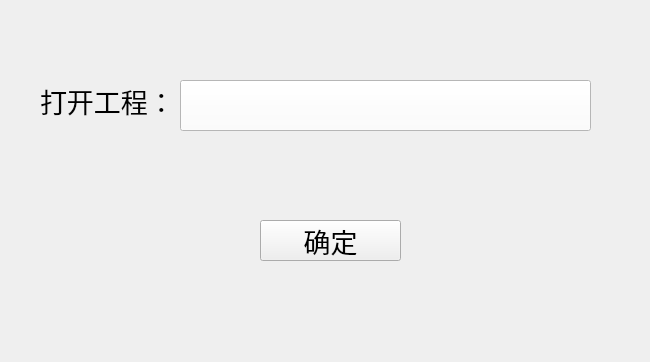
<?xml version="1.0" encoding="UTF-8"?>
<ui version="4.0">
 <class>Dialog</class>
 <widget class="QDialog" name="Dialog">
  <property name="geometry">
   <rect>
    <x>0</x>
    <y>0</y>
    <width>650</width>
    <height>362</height>
   </rect>
  </property>
  <property name="windowTitle">
   <string>Dialog</string>
  </property>
  <widget class="QLabel" name="label">
   <property name="geometry">
    <rect>
     <x>40</x>
     <y>70</y>
     <width>251</width>
     <height>61</height>
    </rect>
   </property>
   <property name="font">
    <font>
     <pointsize>20</pointsize>
    </font>
   </property>
   <property name="text">
    <string>打开工程：</string>
   </property>
  </widget>
  <widget class="QPushButton" name="applyButton">
   <property name="geometry">
    <rect>
     <x>260</x>
     <y>220</y>
     <width>141</width>
     <height>41</height>
    </rect>
   </property>
   <property name="font">
    <font>
     <pointsize>20</pointsize>
    </font>
   </property>
   <property name="text">
    <string>确定</string>
   </property>
   <property name="autoDefault">
    <bool>false</bool>
   </property>
  </widget>
  <widget class="QPushButton" name="directoryButton">
   <property name="geometry">
    <rect>
     <x>180</x>
     <y>80</y>
     <width>411</width>
     <height>51</height>
    </rect>
   </property>
   <property name="font">
    <font>
     <pointsize>15</pointsize>
    </font>
   </property>
   <property name="styleSheet">
    <string notr="true">background-color: rgb(255, 255, 255);
text-align: left;</string>
   </property>
   <property name="text">
    <string/>
   </property>
   <property name="autoDefault">
    <bool>false</bool>
   </property>
  </widget>
 </widget>
 <resources/>
 <connections/>
</ui>
